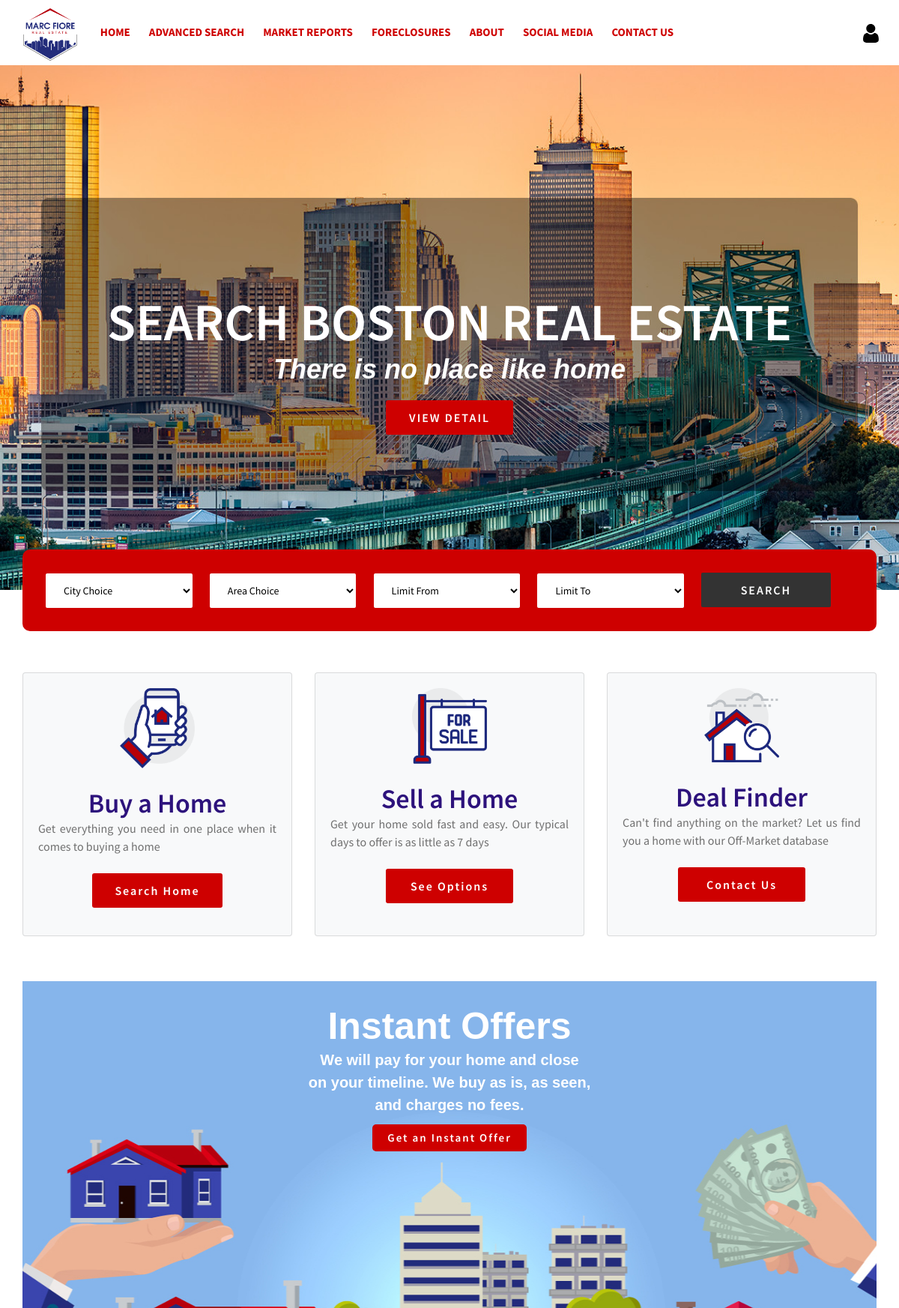
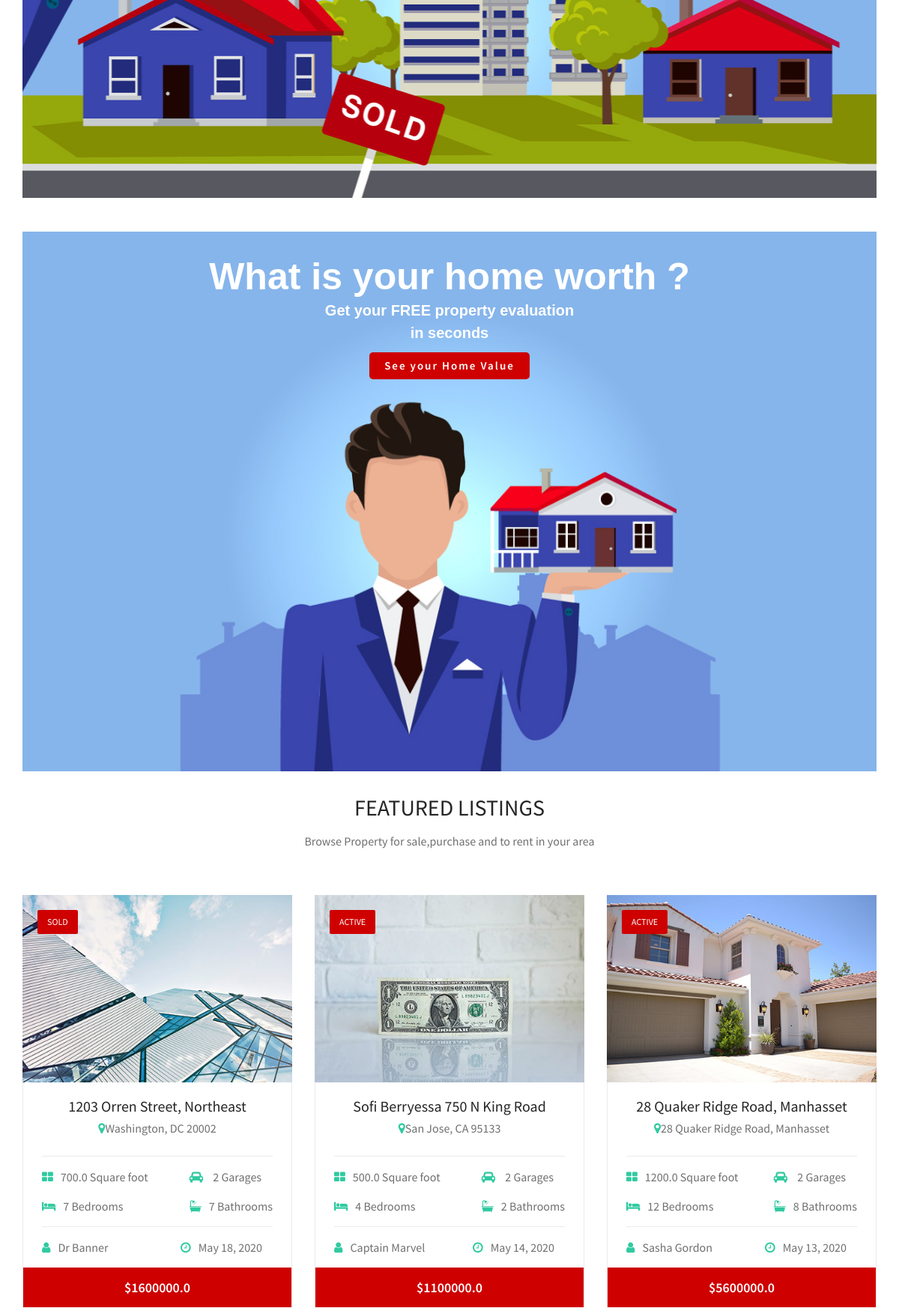
The page / (upper part) on the database its author committed (2 pictures, top to bottom).
### buyerapp/models.py (models this page shows, shortened)
class Property(models.Model):
    name = models.CharField(max_length=400)
    house = models.CharField(max_length=200)
    user = models.CharField(max_length=100, null=True)
    upload_date = models.DateField(default=date.today)
    city = models.ForeignKey('City', on_delete=models.CASCADE)
    property_address = models.CharField(max_length=300)
    zipcode = models.CharField(max_length=15)
    lattitude = models.FloatField(blank=True)
    longitude = models.FloatField(blank=True)
    property_type = models.ForeignKey('PropertyType',on_delete=models.CASCADE)
    sale_type = models.ForeignKey('SaleStatus', on_delete=models.CASCADE)
    furnished = models.BooleanField(null=True)
    price = models.FloatField()
    rooms = models.IntegerField()
    bathrooms = models.IntegerField()
    garden = models.BooleanField(null=True, default=False)
    pool = models.BooleanField(null=True, default=False)
    parking = models.BooleanField(null=True, default=False)
    property_desc = models.TextField()
    location_desc = models.TextField()
    style = models.ForeignKey('Style', on_delete=models.CASCADE)
    built_year = models.IntegerField()
    short_sale= models.BooleanField()
    Foreclosure= models.BooleanField()
    property_size_in_sqrfeet = models.FloatField()
    property_size_in_acres= models.FloatField()
    mls_no = models.CharField(max_length=30, null=True)
    featured = models.BooleanField()
    property_image= models.ImageField()
    area = models.CharField(max_length=220)
    class Meta:
        verbose_name = "Property"
        verbose_name_plural = "Properties"

class SaleStatus(models.Model):
    value = models.CharField(max_length=150,  unique=True)
    def __str__(self):
        return self.value
    class Meta:
        verbose_name = "Sales Status"
        verbose_name_plural = "Sales Status"

### buyerapp/views.py (the view)
# urls.py: path('', home),
def home(request):
	property_list = Property.objects.order_by('-upload_date')[:6]
	today = date.today()
	return render(request, 'buyer/index.html', {'cities': City.objects.all(), 'areas':Area.objects.all(),'property_list':property_list})

### templates/buyer/index.html (shortened to what this page needs)
{% extends  'buyer/base.html' %}
{% load static %}
{% block pagecontent %}
<section class="hero-section set-bg" data-setbg="{% static 'img/banner/mainbanner.jpg' %}">
	<div class="container hero-text text-white">
		<h1>Search Boston Real Estate</h1>
		<h2> There is no place like home</h2>
		<a href="#" class="site-btn">VIEW DETAIL</a>
	</div>
</section>
<div class="filter-search">
	<div class="container">
		<form class="filter-form" action="property_result">
			<select name="CityChoice">
				<option value="">City Choice</option>
				</select>
				<select name="AreaChoice">
				<option value="">Area Choice</option>
				</select>
				<select name="LimitFrom">
				<option value="">Limit From</option>
				</select>
				<select name="LimitTo">
				<option value="">Limit To</option>
				</select>
				<button class="site-btn fs-submit">SEARCH</button>		</form>
	</div>
</div>
<section class="blog-section">
	<div class="container">
		<div class="row">
			<div style="text-align:center" class="col-lg-4 col-md-6 blog-item">
				<div class="card bg-light shadow">
					<div class="card-body">
				<img src="{% static 'img/buy_home.png' %} " alt="">
				<div class="text-center feature-title feature-title2">
						<h2><a href="single-blog.html">Buy a Home</a></h2>
						<p style="text-align: justify;">Get everything you need in one place when it comes to buying a home</p>
						<br>
						<a href="#" class="site-btn">Search Home</a>
				</div>
			</div>
			</div>
			</div>
			<div style="text-align:center" class="col-lg-4 col-md-6 blog-item">
				<div class="card bg-light shadow">
					<div class="card-body">
				<img src="{% static 'img/sell_home.png' %}" alt="">
				<div class="text-center feature-title feature-title2">
					<h2><a href="single-blog.html">Sell a Home</a></h2>
					<p style="text-align: justify;">Get your home sold fast and easy. Our typical days to offer is as little as 7 days</p>
					<br>
					<a href="#" class="site-btn">See Options</a>
				</div>
			</div>
			</div>
			</div>
			<div  style="text-align:center" class="col-lg-4 col-md-6 blog-item">
				<div class="card bg-light shadow">
					<div class="card-body">
				<img src="{% static 'img/find_deal.png' %}" alt="">
				<div class="text-center feature-title feature-title2">
					<h2><a href="single-blog.html">Deal Finder</a></h2>
					<p style="text-align: justify;">Can't find anything on the market? Let us find you a home with our Off-Market database</p>
					<br>
					<a href="#" class="site-btn">Contact Us</a>
				</div>
			</div>
			</div>
			</div>
		</div>
	</div>
</section>
<section class="instant-offer-section">
	<div class="container">
		<div class="instant-img">
			<div class="instant-text text-white">
				<h2>Instant Offers</h2>
				<p>We will pay for your home and close</p>
				<p>on your timeline. We buy as is, as seen,</p>
				<p>and charges no fees.</p>
				<a href="#" class="instant-offer-value-btn">Get an Instant Offer</a>
			</div>
		</div>
	</div>
</section>
<section class="home-value-section">
	<div class="container">
		<div class="homevalue-img">
			<div class="instant-text text-white">
				<h2>What is your home worth ?</h2>
				<p>Get your FREE property evaluation</p>
				<p>in seconds</p>
				<a href="#" class="instant-offer-value-btn">See your Home Value</a>
			</div>
		</div>
	</div>
</section>
<section class="feature-section spad">
	<div class="container">
		<div class="section-title text-center">
				<h3>FEATURED LISTINGS</h3>
			<p>Browse Property for sale,purchase and to rent in your area</p>
		</div>
		<div class="row">
		{% for property in property_list %}
			<div class="col-lg-4 col-md-6">
				<div class="feature-item">
					<div class="feature-pic set-bg" data-setbg="{{ property.property_image.url }}">
						<div class="sale-notic">{{ property.sale_type }}</div>
					</div>
					<div class="feature-text">
						<div class="text-center feature-title">
							<h5>{{ property.name }}</h5>
							<p><i class="fa fa-map-marker"></i>{{ property.property_address }}</p>
						</div>
						<div class="room-info-warp">
							<div class="room-info">
								<div class="rf-left">
									<p><i class="fa fa-th-large"></i>{{ property.property_size_in_sqrfeet }} Square foot</p>
									<p><i class="fa fa-bed"></i>{{ property.rooms }} Bedrooms</p>
								</div>
								<div class="rf-right">
									<p><i class="fa fa-car"></i> 2 Garages</p>
									<p><i class="fa fa-bath"></i>{{ property.bathrooms }} Bathrooms</p>
								</div>
							</div>
							<div class="room-info">
								<div class="rf-left">
									<p><i class="fa fa-user"></i>{{ property.user }}</p>
								</div>
								<div class="rf-right">
									<p><i class="fa fa-clock-o"></i>{{ property.upload_date }}</p>
								</div>
							</div>
						</div>
						<a href="#" class="room-price">${{ property.price }}</a>
					</div>
				</div>
			</div>
		{% endfor %}
		</div>
	</div>
</section>
{% endblock %}

### templates/buyer/base.html (shortened to what this page needs)
<!DOCTYPE html>
<html lang="en">
    {% load static %}
<head>
   	<link rel="stylesheet" href="{% static 'css/bootstrap.min.css' %}"/>
	<link rel="stylesheet" href="{%static 'css/font-awesome.min.css' %}"/>
	<link rel="stylesheet" href="{%static 'css/animate.css' %}"/>
	<link rel="stylesheet" href="{%static 'css/owl.carousel.css' %}"/>
	<link rel="stylesheet" href="{%static 'css/style.css' %}"/>
	<link rel="stylesheet" href="{%static 'css/login-register.css' %}"/>
</head>
<body>
	{% block header %}
	<div class="container-fluid">
        <div class="row">
            <div class="col-12">
                <nav class="navbar navbar-expand-lg navbar-light bg-white navbar-inverse">
                    <a class="navbar-brand site-logo" href="#"><img src="{% static 'img/logo/FMRC-Logo.png' %}" class="img-responsive" alt="" /></a>
                    <div class="collapse navbar-collapse" id="navbarSupportedContent">
                        <ul class="menu-ul navbar-nav">
                            <li><a href="/">Home</a></li>
                            <li><a href="advance-search">Advanced Search</a></li>
                            <li><a href="market_report">Market Reports</a></li>
                            <li><a href="foreclosures">Foreclosures</a></li>
                            <li><a href="about">ABOUT</a></li>
                            <li><a href="social-media">Social Media</a></li>
                            <li>
                                <a href="contact" data-toggle="modal" data-target="#myModal">Contact Us</a>
                </li>
              </ul>
            </div>
          </nav>
        </div>
        <span id="login-icon">
          <li style="list-style: none;">
            <a data-toggle="modal"
              href="javascript:void(0)"
              onclick="openLoginModal();"
              title="Login">
              <img style="width: 25px;" src="{% static 'img/social.svg' %}"/></a>
                            </li>
                            </span>
                    </div>
            </div>
	{% endblock %}
<div style="padding: 0px;" class="col-12">
   {% block pagecontent %}  {% endblock %}
</div>
</body>
</html>

### rows shown on the page
Property: shows a picture, sale_type "SOLD", name "1203 Orren Street, Northeast", property_address "Washington, DC 20002", property_size_in_sqrfeet "700.0", rooms "7", bathrooms "7", user "Dr Banner", upload_date "May 18, 2020", price "1600000.0"
Property: shows a picture, sale_type "ACTIVE", name "Sofi Berryessa 750 N King Road", property_address "San Jose, CA 95133", property_size_in_sqrfeet "500.0", rooms "4", bathrooms "2", user "Captain Marvel", upload_date "May 14, 2020", price "1100000.0"
Property: shows a picture, sale_type "ACTIVE", name "28 Quaker Ridge Road, Manhasset", property_address "28 Quaker Ridge Road, Manhasset", property_size_in_sqrfeet "1200.0", rooms "12", bathrooms "8", user "Sasha Gordon", upload_date "May 13, 2020", price "5600000.0"
